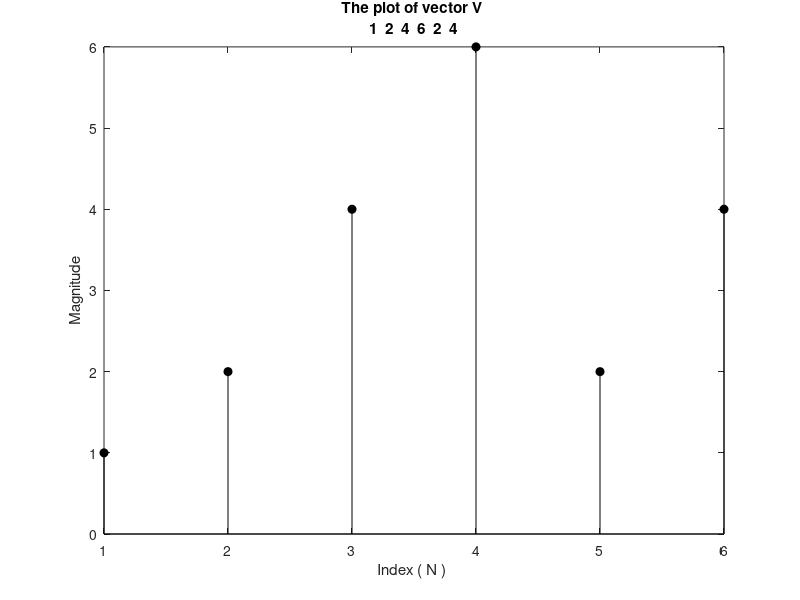

Reproduce this figure in MATLAB.
%Some Basic MATLAB commands
clc ;
clear;
V = [1 2 4 6 2 4];
A=4+3*i;
display(['The Magnitude of A ',num2str(A), ' is ',num2str(abs(A)),' and the phase is ',num2str(angle(A)*180/pi)])
display(['The vector V is ',num2str(V)]);
stem(V,'black','filled');
xlabel('Index ( N ) ')
title({'The plot of vector V ',num2str(V)})
ylabel('Magnitude')

